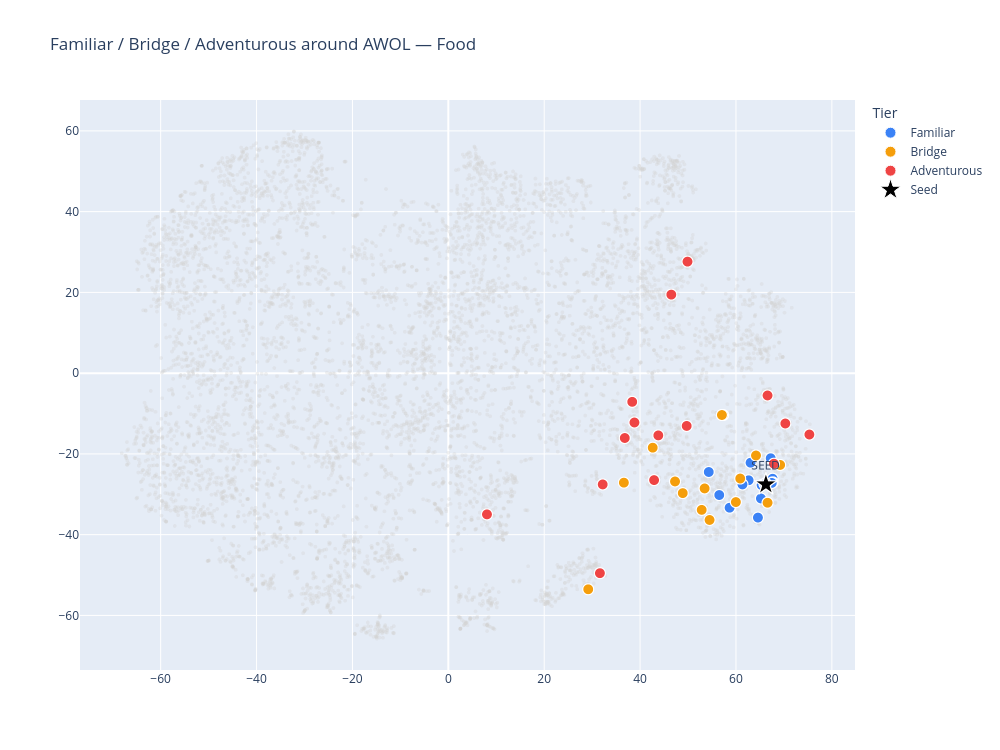

This figure's notebook cell:
### Code cell
def tiers_to_frame(seed_id, tiers):
    rows = []
    for label, items in tiers.items():
        for tid, dist, rank, factors in items:
            rows.append({"track_id": tid, "tier": label, "distance": dist, "rank": rank,
                         "factors": ", ".join(factors) if factors else "—"})
    df = pd.DataFrame(rows).set_index("track_id").join(pos).join(tracks_flat)
    return df


TIER_COLORS = {"Familiar": "#3B82F6", "Bridge": "#F59E0B", "Adventurous": "#EF4444"}


def tier_figure(seed_id, tier_df, title):
    fig = go.Figure()
    fig.add_trace(go.Scattergl(
        x=plot_df["x"], y=plot_df["y"], mode="markers",
        marker=dict(size=4, color="lightgray"), opacity=0.35,
        hoverinfo="skip", showlegend=False, name="catalogue",
    ))
    for label, color in TIER_COLORS.items():
        sub = tier_df[tier_df["tier"] == label]
        fig.add_trace(go.Scattergl(
            x=sub["x"], y=sub["y"], mode="markers", name=label,
            marker=dict(size=11, color=color, line=dict(width=1, color="white")),
            text=[f"{r.title} — {r.artist}<br>{r.genre} · rank {r['rank']} · dist {r.distance:.3f}<br>via {r.factors}"
                  for _, r in sub.iterrows()],
            hoverinfo="text",
        ))
    seed_xy = pos.loc[seed_id]
    seed_meta = tracks.loc[seed_id]
    fig.add_trace(go.Scattergl(
        x=[seed_xy.x], y=[seed_xy.y], mode="markers+text", name="Seed",
        marker=dict(size=18, color="black", symbol="star", line=dict(width=1, color="white")),
        text=["SEED"], textposition="top center",
        hovertext=[f"{seed_meta[('artist','name')]} — {seed_meta[('track','title')]}"],
        hoverinfo="text",
    ))
    fig.update_layout(title=title, width=1000, height=750, legend_title_text="Tier")
    return fig


SEED_ID = 2  # AWOL - Food, Hip-Hop -- same seed used throughout notebooks 07-09
seed_meta = tracks.loc[SEED_ID]
tiers = explore_tiers(seed_id=SEED_ID, seed_artist=seed_meta[("artist", "name")],
                       familiar=familiar, bridge=bridge, adventurous=adventurous, n=15,
                       gate_factors=gate_factors, max_same_genre_share=max_same_genre_share, widen_to=widen_to)
tier_df = tiers_to_frame(SEED_ID, tiers)

fig = tier_figure(SEED_ID, tier_df,
                   f"Familiar / Bridge / Adventurous around {seed_meta[('artist','name')]} — {seed_meta[('track','title')]}")
fig.show()
tier_df.sort_values(["tier", "rank"])

### Figure 1 — Plotly figure (JSON) as saved in the notebook; plotly's stock layout.template omitted (floating-point values rounded to 4 significant figures; data arrays with more than 128 entries replaced by an {"elided": "..."} marker saying what was removed)
{"data": [{"hoverinfo": "skip", "marker": {"color": "lightgray", "size": 4}, "mode": "markers", "name": "catalogue", "opacity": 0.35, "showlegend": false, "type": "scattergl", "x": {"elided": "7994 float values"}, "y": {"elided": "7994 float values"}}, {"hoverinfo": "text", "marker": {"color": "#3B82F6", "line": {"color": "white", "width": 1}, "size": 11}, "mode": "markers", "name": "Familiar", "text": ["43-13 — Sun Sunych<br>Hip-Hop · rank 1 · dist 0.145<br>via genre", "Fist City — The Honorable Sleaze<br>Hip-Hop · rank 2 · dist 0.152<br>via genre, geography", "Race With Time (Prod. Joel Johnston) — Hi-Rez<br>Hip-Hop · rank 3 · dist 0.171<br>via genre, geography", "The Remedy (Prod. Joel Johnston) — Hi-Rez<br>Hip-Hop · rank 4 · dist 0.173<br>via genre, geography", "What's It All For — CM & Tha Silent Partner<br>Hip-Hop · rank 5 · dist 0.180<br>via genre, geography", "Deranged Barber — Majik Most<br>Hip-Hop · rank 6 · dist 0.183<br>via genre, geography", "Throw It Up Ft. BDG (Prod. Joel Johnston) — Hi-Rez<br>Hip-Hop · rank 7 · dist 0.189<br>via genre, geography", "The Remedy — DJ Def Chad<br>Hip-Hop · rank 8 · dist 0.193<br>via genre, geography", "Fa' faire du loot — Alaclair Ensemble<br>Hip-Hop · rank 9 · dist 0.194<br>via genre", "Burns (Featuring Cable) — Deadly Combo<br>Hip-Hop · rank 10 · dist 0.201<br>via genre, geography", "My City — Dollar Boyz<br>Hip-Hop · rank 11 · dist 0.203<br>via genre, geography", "Success — K. Sparks<br>Hip-Hop · rank 12 · dist 0.204<br>via genre, era, geography", "The More Things Change — The Impossebulls<br>Hip-Hop · rank 13 · dist 0.209<br>via genre", "I'd better (ft. Sunniq & Alex East Block) — Sun Sunych ft. Sunniq & Alex East Block<br>Hip-Hop · rank 14 · dist 0.210<br>via genre", "Let Me Spell You This (016 Tess Dis Champion Mixx) — The Impossebulls<br>Hip-Hop · rank 15 · dist 0.211<br>via genre"], "type": "scattergl", "x": [67.64, 65.35, 54.32, 62.64, 65.95, 65.21, 58.67, 67.67, 63.04, 67.47, 66.23, 61.36, 67.24, 64.58, 56.51], "y": [-26.14, -27.72, -24.48, -26.53, -27.46, -31.04, -33.33, -27.04, -22.18, -27.18, -27.32, -27.56, -21.07, -35.77, -30.18]}, {"hoverinfo": "text", "marker": {"color": "#F59E0B", "line": {"color": "white", "width": 1}, "size": 11}, "mode": "markers", "name": "Bridge", "text": ["Doom Days — BrokeMC<br>Hip-Hop · rank 43 · dist 0.242<br>via genre, era, geography", "Must Be a Hit — Laws<br>Hip-Hop · rank 55 · dist 0.249<br>via genre, era, geography", "Aperitivos — J-K<br>Hip-Hop · rank 108 · dist 0.270<br>via genre, era", "WFMU Freestyle — Blitz The Ambassador<br>Hip-Hop · rank 133 · dist 0.281<br>via genre, era, geography", "TIME/Leap — St. LaRok<br>Hip-Hop · rank 138 · dist 0.282<br>via genre, era, geography", "No Time For Lookin' Back — This One<br>Electronic · rank 140 · dist 0.282<br>via era", "Believe In Me (Reprise) — 13adluck & uh-oh<br>Hip-Hop · rank 141 · dist 0.282<br>via genre, era", "dykedub (dyke b mix) — Sans Blanc<br>Electronic · rank 253 · dist 0.316<br>via era", "Yankee Doodle — Dream Kids<br>Experimental · rank 316 · dist 0.336<br>via era", "Ode To A Baby Snowstorm — Ghostly Dust Machine<br>Electronic · rank 364 · dist 0.348<br>via era", "Valentines Day Directions for the Lonely — Monk Turner<br>Pop · rank 375 · dist 0.350<br>via era, geography", "NO (Midi #2: Camille/\"Modern Music Mix\") — Skeletons<br>Pop · rank 403 · dist 0.356<br>via era, geography", "12 Days of Christmas — R.Tists for Christmas<br>Experimental · rank 429 · dist 0.363<br>via era, geography", "Kingdom Come — Mastermind XS<br>International · rank 447 · dist 0.369<br>via era", "Au royaume de la money — Unity Vibration<br>International · rank 475 · dist 0.377<br>via era"], "type": "scattergl", "x": [48.9, 69.21, 59.98, 54.49, 60.88, 47.29, 53.46, 52.85, 57.33, 42.63, 64.18, 57.06, 66.59, 36.62, 29.18], "y": [-29.71, -22.73, -31.93, -36.36, -26.1, -26.82, -28.55, -33.86, -10.38, -18.46, -20.39, -10.37, -32.1, -27.12, -53.52]}, {"hoverinfo": "text", "marker": {"color": "#EF4444", "line": {"color": "white", "width": 1}, "size": 11}, "mode": "markers", "name": "Adventurous", "text": ["One Take (Intro) — Dengaz<br>Hip-Hop · rank 506 · dist 0.387<br>via genre", "So On and Yo! (Instrumental) — LOWdown<br>Hip-Hop · rank 509 · dist 0.389<br>via genre, geography", "Ninjas (c/ Stray) — J-K<br>Hip-Hop · rank 529 · dist 0.394<br>via genre", "MIA — Fleslit<br>Hip-Hop · rank 629 · dist 0.423<br>via genre", "Cannabis Club Skit — Opio<br>Hip-Hop · rank 766 · dist 0.457<br>via genre, era, geography", "half a world away — beat.dowsing<br>Electronic · rank 917 · dist 0.494<br>via geography", "Eleven 11 — Kellee Maize<br>Hip-Hop · rank 932 · dist 0.498<br>via genre, era, geography", "Belief feat. John Mayer — 6th Sense &amp; Mick Boogie<br>Hip-Hop · rank 957 · dist 0.502<br>via genre", "Head Cold — Tha Silent Partner<br>Hip-Hop · rank 1012 · dist 0.512<br>via genre, geography", "Drumsong Riddim - dubshot's boombastic redub (Lowlands) — Tony Dubshot<br>International · rank 1103 · dist 0.530<br>via era", "Disco High — UltraCat<br>Electronic · rank 1268 · dist 0.556<br>via geography", "Hrz — So Cow<br>Pop · rank 1320 · dist 0.561<br>via era", "raiz latina — Chicken Jones<br>Hip-Hop · rank 1359 · dist 0.564<br>via genre", "james p. funk 2 — Black Ant<br>Hip-Hop · rank 1542 · dist 0.582<br>via genre, geography", "In Tune (J. Glaze Remix) — Kellee Maize & J. Glaze Productions<br>Hip-Hop · rank 1985 · dist 0.618<br>via genre"], "type": "scattergl", "x": [75.31, 42.92, 67.91, 70.29, 8.062, 36.81, 66.58, 32.2, 43.8, 31.62, 46.51, 38.35, 38.82, 49.72, 49.89], "y": [-15.2, -26.49, -22.43, -12.47, -34.98, -16.06, -5.528, -27.56, -15.42, -49.54, 19.45, -7.105, -12.22, -13.07, 27.62]}, {"hoverinfo": "text", "hovertext": ["AWOL — Food"], "marker": {"color": "black", "line": {"color": "white", "width": 1}, "size": 18, "symbol": "star"}, "mode": "markers+text", "name": "Seed", "text": ["SEED"], "textposition": "top center", "type": "scattergl", "x": [66.25], "y": [-27.56]}], "layout": {"height": 750, "legend": {"title": {"text": "Tier"}}, "title": {"text": "Familiar / Bridge / Adventurous around AWOL — Food"}, "width": 1000}}
